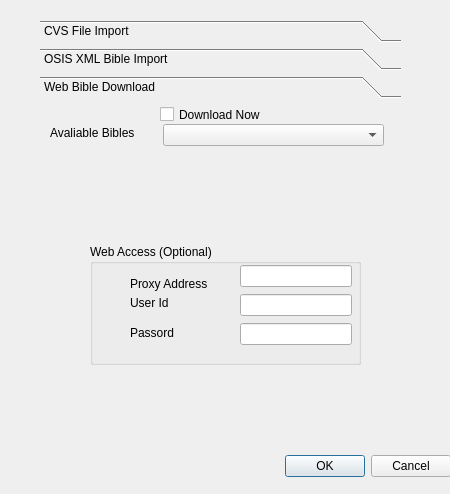
<?xml version="1.0" encoding="UTF-8"?>
<ui version="4.0">
 <class>Dialog</class>
 <widget class="QDialog" name="Dialog">
  <property name="geometry">
   <rect>
    <x>0</x>
    <y>0</y>
    <width>450</width>
    <height>494</height>
   </rect>
  </property>
  <property name="windowTitle">
   <string>Bible Registration</string>
  </property>
  <widget class="QDialogButtonBox" name="buttonBox">
   <property name="geometry">
    <rect>
     <x>110</x>
     <y>450</y>
     <width>341</width>
     <height>32</height>
    </rect>
   </property>
   <property name="orientation">
    <enum>Qt::Horizontal</enum>
   </property>
   <property name="standardButtons">
    <set>QDialogButtonBox::Cancel|QDialogButtonBox::Ok</set>
   </property>
  </widget>
  <widget class="QToolBox" name="toolBox">
   <property name="geometry">
    <rect>
     <x>40</x>
     <y>20</y>
     <width>361</width>
     <height>391</height>
    </rect>
   </property>
   <property name="currentIndex">
    <number>2</number>
   </property>
   <widget class="QWidget" name="CSVFileBibles">
    <property name="geometry">
     <rect>
      <x>0</x>
      <y>0</y>
      <width>361</width>
      <height>298</height>
     </rect>
    </property>
    <property name="accessibleName">
     <string/>
    </property>
    <attribute name="label">
     <string>CVS File Import</string>
    </attribute>
   </widget>
   <widget class="QWidget" name="page">
    <attribute name="label">
     <string>OSIS XML Bible Import</string>
    </attribute>
   </widget>
   <widget class="QWidget" name="WebBibles">
    <property name="geometry">
     <rect>
      <x>0</x>
      <y>0</y>
      <width>361</width>
      <height>298</height>
     </rect>
    </property>
    <attribute name="label">
     <string>Web Bible Download</string>
    </attribute>
    <widget class="QComboBox" name="comboBox">
     <property name="geometry">
      <rect>
       <x>123</x>
       <y>20</y>
       <width>221</width>
       <height>22</height>
      </rect>
     </property>
    </widget>
    <widget class="QGroupBox" name="groupBox">
     <property name="geometry">
      <rect>
       <x>50</x>
       <y>140</y>
       <width>271</width>
       <height>121</height>
      </rect>
     </property>
     <property name="title">
      <string>Web Access (Optional)</string>
     </property>
     <widget class="QLabel" name="label_3">
      <property name="geometry">
       <rect>
        <x>40</x>
        <y>50</y>
        <width>79</width>
        <height>17</height>
       </rect>
      </property>
      <property name="text">
       <string>User Id</string>
      </property>
     </widget>
     <widget class="QLabel" name="label_2">
      <property name="geometry">
       <rect>
        <x>40</x>
        <y>30</y>
        <width>91</width>
        <height>20</height>
       </rect>
      </property>
      <property name="text">
       <string>Proxy Address</string>
      </property>
     </widget>
     <widget class="QLabel" name="label_4">
      <property name="geometry">
       <rect>
        <x>40</x>
        <y>80</y>
        <width>54</width>
        <height>17</height>
       </rect>
      </property>
      <property name="text">
       <string>Passord</string>
      </property>
     </widget>
     <widget class="QWidget" name="">
      <property name="geometry">
       <rect>
        <x>150</x>
        <y>20</y>
        <width>112</width>
        <height>83</height>
       </rect>
      </property>
      <layout class="QVBoxLayout" name="verticalLayout_2">
       <item>
        <widget class="QLineEdit" name="lineEdit"/>
       </item>
       <item>
        <widget class="QLineEdit" name="lineEdit_2"/>
       </item>
       <item>
        <widget class="QLineEdit" name="lineEdit_3"/>
       </item>
      </layout>
     </widget>
    </widget>
    <widget class="QCheckBox" name="checkBox">
     <property name="geometry">
      <rect>
       <x>120</x>
       <y>0</y>
       <width>111</width>
       <height>21</height>
      </rect>
     </property>
     <property name="text">
      <string>Download Now</string>
     </property>
    </widget>
    <widget class="QLabel" name="label">
     <property name="geometry">
      <rect>
       <x>10</x>
       <y>20</y>
       <width>91</width>
       <height>17</height>
      </rect>
     </property>
     <property name="text">
      <string>Avaliable Bibles</string>
     </property>
    </widget>
   </widget>
  </widget>
 </widget>
 <resources/>
 <connections>
  <connection>
   <sender>buttonBox</sender>
   <signal>accepted()</signal>
   <receiver>Dialog</receiver>
   <slot>accept()</slot>
   <hints>
    <hint type="sourcelabel">
     <x>248</x>
     <y>254</y>
    </hint>
    <hint type="destinationlabel">
     <x>157</x>
     <y>274</y>
    </hint>
   </hints>
  </connection>
  <connection>
   <sender>buttonBox</sender>
   <signal>rejected()</signal>
   <receiver>Dialog</receiver>
   <slot>reject()</slot>
   <hints>
    <hint type="sourcelabel">
     <x>316</x>
     <y>260</y>
    </hint>
    <hint type="destinationlabel">
     <x>286</x>
     <y>274</y>
    </hint>
   </hints>
  </connection>
 </connections>
</ui>
